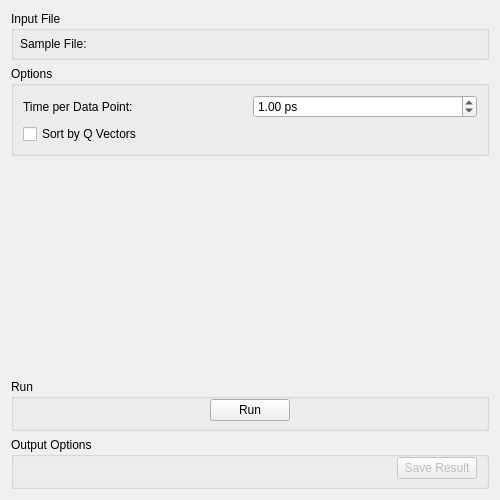
<?xml version="1.0" encoding="UTF-8"?>
<ui version="4.0">
 <class>Sassena</class>
 <widget class="QWidget" name="Sassena">
  <property name="geometry">
   <rect>
    <x>0</x>
    <y>0</y>
    <width>500</width>
    <height>500</height>
   </rect>
  </property>
  <property name="windowTitle">
   <string>Form</string>
  </property>
  <layout class="QVBoxLayout" name="verticalLayout">
   <item>
    <widget class="QGroupBox" name="gbInputFile">
     <property name="title">
      <string>Input File</string>
     </property>
     <layout class="QGridLayout" name="gridLayout">
      <property name="leftMargin">
       <number>6</number>
      </property>
      <property name="topMargin">
       <number>6</number>
      </property>
      <property name="rightMargin">
       <number>6</number>
      </property>
      <property name="bottomMargin">
       <number>6</number>
      </property>
      <item row="0" column="1">
       <widget class="MantidQt::API::FileFinderWidget" name="mwInputFile" native="true">
        <property name="sizePolicy">
         <sizepolicy hsizetype="Preferred" vsizetype="Fixed">
          <horstretch>0</horstretch>
          <verstretch>0</verstretch>
         </sizepolicy>
        </property>
        <property name="label" stdset="0">
         <string/>
        </property>
        <property name="fileExtensions" stdset="0">
         <stringlist>
          <string>.h5</string>
          <string>.hd5</string>
         </stringlist>
        </property>
       </widget>
      </item>
      <item row="0" column="0">
       <widget class="QLabel" name="lblSample">
        <property name="text">
         <string>Sample File:</string>
        </property>
       </widget>
      </item>
     </layout>
    </widget>
   </item>
   <item>
    <widget class="QGroupBox" name="gbOptions">
     <property name="title">
      <string>Options</string>
     </property>
     <layout class="QGridLayout" name="gridLayout_2">
      <item row="0" column="0">
       <widget class="QLabel" name="lblTimeUnit">
        <property name="text">
         <string>Time per Data Point:</string>
        </property>
       </widget>
      </item>
      <item row="0" column="1">
       <widget class="QDoubleSpinBox" name="sbTimeUnit">
        <property name="toolTip">
         <string>&lt;html&gt;&lt;head/&gt;&lt;body&gt;&lt;p&gt;The time in pico seconds between each consecutive data point.&lt;/p&gt;&lt;/body&gt;&lt;/html&gt;</string>
        </property>
        <property name="suffix">
         <string> ps</string>
        </property>
        <property name="maximum">
         <double>1000.000000000000000</double>
        </property>
        <property name="value">
         <double>1.000000000000000</double>
        </property>
       </widget>
      </item>
      <item row="1" column="0" colspan="2">
       <widget class="QCheckBox" name="cbSortQ">
        <property name="text">
         <string>Sort by Q Vectors</string>
        </property>
       </widget>
      </item>
     </layout>
    </widget>
   </item>
   <item>
    <spacer name="verticalSpacer">
     <property name="orientation">
      <enum>Qt::Vertical</enum>
     </property>
     <property name="sizeHint" stdset="0">
      <size>
       <width>20</width>
       <height>40</height>
      </size>
     </property>
    </spacer>
   </item>
   <item>
    <widget class="QGroupBox" name="gbRun">
     <property name="title">
      <string>Run</string>
     </property>
     <layout class="QHBoxLayout" name="horizontalLayout_2">
      <property name="leftMargin">
       <number>0</number>
      </property>
      <property name="topMargin">
       <number>0</number>
      </property>
      <property name="rightMargin">
       <number>0</number>
      </property>
      <property name="bottomMargin">
       <number>7</number>
      </property>
      <item>
       <spacer name="horizontalSpacer_2">
        <property name="orientation">
         <enum>Qt::Horizontal</enum>
        </property>
        <property name="sizeHint" stdset="0">
         <size>
          <width>194</width>
          <height>20</height>
         </size>
        </property>
       </spacer>
      </item>
      <item>
       <widget class="QPushButton" name="pbRun">
        <property name="text">
         <string>Run</string>
        </property>
       </widget>
      </item>
      <item>
       <spacer name="horizontalSpacer">
        <property name="orientation">
         <enum>Qt::Horizontal</enum>
        </property>
        <property name="sizeHint" stdset="0">
         <size>
          <width>193</width>
          <height>20</height>
         </size>
        </property>
       </spacer>
      </item>
     </layout>
    </widget>
   </item>
   <item>
    <widget class="QGroupBox" name="gbOutput">
     <property name="sizePolicy">
      <sizepolicy hsizetype="Preferred" vsizetype="Fixed">
       <horstretch>0</horstretch>
       <verstretch>0</verstretch>
      </sizepolicy>
     </property>
     <property name="title">
      <string>Output Options</string>
     </property>
     <layout class="QHBoxLayout" name="horizontalLayout">
      <property name="topMargin">
       <number>0</number>
      </property>
      <property name="bottomMargin">
       <number>7</number>
      </property>
      <item>
       <widget class="MantidQt::CustomInterfaces::OutputPlotOptionsView" name="ipoPlotOptions" native="true"/>
      </item>
      <item>
       <spacer name="spOutput">
        <property name="orientation">
         <enum>Qt::Horizontal</enum>
        </property>
        <property name="sizeHint" stdset="0">
         <size>
          <width>40</width>
          <height>20</height>
         </size>
        </property>
       </spacer>
      </item>
      <item>
       <widget class="QPushButton" name="pbSave">
        <property name="enabled">
         <bool>false</bool>
        </property>
        <property name="text">
         <string>Save Result</string>
        </property>
       </widget>
      </item>
     </layout>
    </widget>
   </item>
  </layout>
 </widget>
 <customwidgets>
  <customwidget>
   <class>MantidQt::CustomInterfaces::OutputPlotOptionsView</class>
   <extends>QWidget</extends>
   <header>Common/OutputPlotOptionsView.h</header>
   <container>1</container>
  </customwidget>
  <customwidget>
   <class>MantidQt::API::FileFinderWidget</class>
   <extends>QWidget</extends>
   <header>MantidQtWidgets/Common/FileFinderWidget.h</header>
   <container>1</container>
  </customwidget>
 </customwidgets>
 <tabstops>
  <tabstop>mwInputFile</tabstop>
  <tabstop>sbTimeUnit</tabstop>
  <tabstop>cbSortQ</tabstop>
  <tabstop>pbSave</tabstop>
 </tabstops>
 <resources/>
 <connections/>
</ui>
